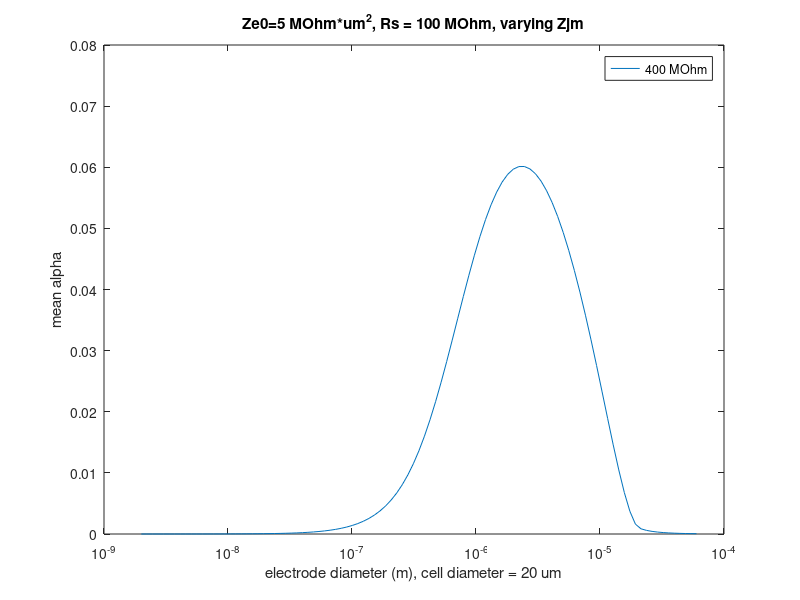

Write MATLAB code to recreate this figure.
clear all

% Assumption: cells are tightly arranged in a hexagonal way.
% Electode position uniformly distributed in the lattice

% Set electrode size paraters
rcell = 10e-6; % unit: m
min_ratio = 1e-4;
max_ratio = 3;

% Initialize the electrode radius vector, electrode impedance vector
num_size = 101;
relectrode = logspace(log10(min_ratio * rcell), log10(max_ratio * rcell), num_size);
electrode_area = pi * relectrode.^2;

% Set circiut parameters
Rs = 0.1e9; %unit: ohm
Rjm = 400e6; %unit: ohm
Zin = 50e6; %unit: ohm

% Set Ze0, using SH5, Ze = 300 kOhm at 5 kHz, or 1.5 MOhm at 1 kHz
r0 = 5e-6; %unit: m
rin0 = 4e-6; %unit: m
hole_depth = 1.4e-6; %unit: m
Area0 = pi * r0^2 + 2 * pi * rin0 * hole_depth;
Z0 = 1.5e6; %unit: ohm, at 1 kHz
Y0 = 1 / Z0;
Ye0 = Y0 / Area0;
Ze0 = Z0 * Area0 / 1; % 1 for normal Ze0, 10 for reduced Ze0

Ze0 = 50e-6; % set from 5e-6 to 500e-6

% Define the function for parallel impedance calculations
function Z = impedance_para(Z1, Z2)
    if (Z1 == Inf)
        Z = Z2;
        else if (Z1 == Inf)
            Z = Z1;
            else
            Z = (Z1 * Z2) / (Z1 + Z2);
        end
    end
end

% Set the final output, mean alpha
mean_alpha = zeros(1,num_size);




% Start Monte-Carlo sampling the 2d space, calculate the overlap area
% Define the coordinates for the sampling grid
num_step = 101;

x = linspace(0, rcell, num_step);
y = linspace(0, rcell/sqrt(3), num_step);

for k = 1:num_size

    % Initialize variables for storing results
    num_effect_point = 0;
    sum_alpha = 0;

    % Initialize the R and r of two circles for different relectrode and rcell
    R = max(rcell,relectrode(k));
    r = min(rcell,relectrode(k));
    D1 = R - r;
    D2 = R + r;
    area_small_circle = pi * r.^2;

    % set the electrode parameters

    % simply consider the sidewall height = 4 * re
    % the surface area fo sidewall = 8 * pi * re^2

    Ze = Ze0 / electrode_area(k) / 1; % divided by 9 for hole

for i = 1:num_step
    for j = 1:num_step
        if j <= i
            num_effect_point = num_effect_point + 1;

        %calculate phi
            d = sqrt(x(i)^2 + y(j)^2);
            if d <= D1
                overlap_area = area_small_circle;
            end
            
            if (d > D1) & (d <= D2)
                theta1 = acos((d^2 + R^2 - r^2) / (2 * d * R));
                theta2  = acos((d^2 + r^2 - R^2) / (2 * d * r));

                overlap_area = R^2 * theta1 + r^2 * theta2 ...
                            - 0.5 * sqrt( ...
                            (-d + R + r) * ...
                            ( d + R - r) * ...
                            ( d - R + r) * ...
                            ( d + R + r) );
            end
            if d > D2
                overlap_area = 0;
            end

            phi = overlap_area / electrode_area(k);

        %calculate alpha
            Zee = (1 / phi) * Ze;
            Zep = (1 / (1 - phi)) * Ze;

            Zine = Zee + impedance_para(Zep,Zin);
            
            tran1 = impedance_para(Zine,Rs) / (impedance_para(Zine,Rs) + Rjm);
            tran2 = impedance_para(Zep,Zin) / (Zee + impedance_para(Zep,Zin));
            alpha = tran1 * tran2;

            sum_alpha = sum_alpha + alpha; % Accumulate the product of x values
        end
    end
end

mean_alpha(k) = sum_alpha / num_effect_point;

end

relectrode_tran = relectrode';
delectrode_tran = 2 * relectrode_tran;
mean_alpha_tran = mean_alpha';

% output meanalpha vs. size
% meanAlpha = table(2 * relectrode', mean_alpha', 'VariableNames', {'ElectrodeDiameter (um)', 'MeanAlpha'});
% writetable(meanAlpha, 'Disk MeanAlpha vs ElectrodeDiameter.csv');

% plot meanalpha vs. size
figure(1)
plot(2 * relectrode, mean_alpha)
xlabel('electrode diameter (m), cell diameter = 20 um')
ylabel('mean alpha')
set(gca, 'XScale', 'log')
%title('Ze ~ 1/A')
title('Ze0=5 MOhm*um^2, Rs = 100 MOhm, varying Zjm')
legend('400 MOhm','100 MOhm','25 MOhm','1 MOhm','1 kOhm')
hold on;
